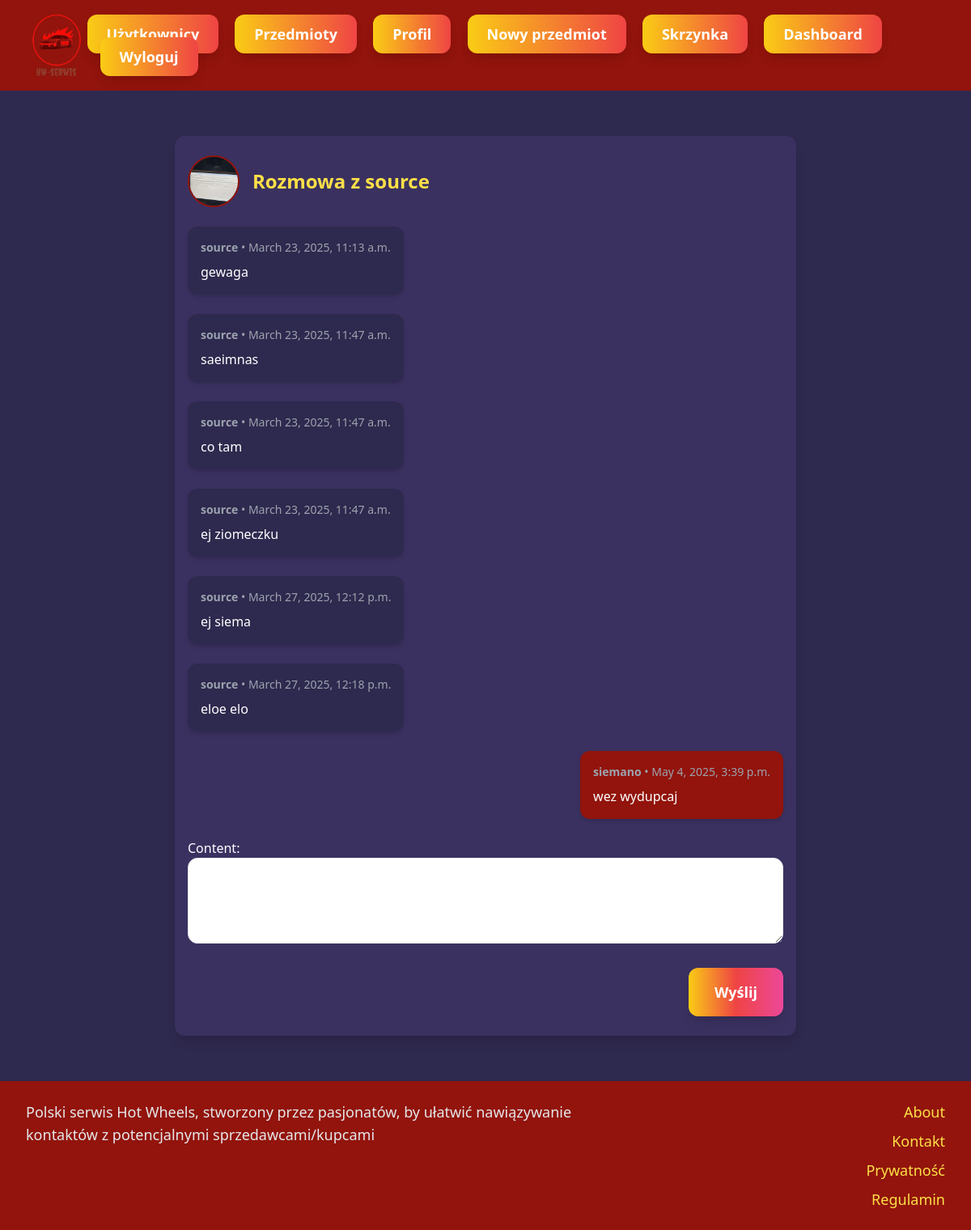
The page /inbox/4/ (signed in) on the database its author committed.
### user/models.py (models this page shows, shortened)
class Profile(models.Model):
    user = models.OneToOneField(User, on_delete=models.CASCADE)
    avatar = models.ImageField(upload_to='avatars/', default='avatars/default.jpg')
    bio = models.TextField(max_length=500, blank=True)

### conversation/models.py (models this page shows)
class ConversationMessage(models.Model):
    conversation = models.ForeignKey(Conversation, related_name='messages', on_delete=models.CASCADE)
    content = models.TextField()
    created_at = models.DateTimeField(auto_now_add=True)
    created_by = models.ForeignKey(User,related_name='created_messages', on_delete=models.CASCADE)

### conversation/views.py (the view)
# urls.py: path('<int:pk>/', views.detail, name='detail'),
@login_required
def detail(request,pk):
    conversation = Conversation.objects.filter(members__in=[request.user.id]).get(pk=pk)
    if request.method =='POST':
        form = ConversationMessageForm(request.POST)
        if form.is_valid():
            conversation_message = form.save(commit=False)
            conversation_message.conversation = conversation
            conversation_message.created_by = request.user
            conversation_message.save()
            conversation.save()
            return redirect('conversation:detail', pk=pk)
    else:
        form = ConversationMessageForm()
    return render(request, 'conversation/detail.html', {'conversation': conversation, 'form': form})

### conversation/forms.py
class ConversationMessageForm(forms.ModelForm):
    class Meta:
        model = ConversationMessage
        fields = ['content']
        widgets = {
            'content': forms.Textarea(attrs={
                'rows': 3, 'class': 'w-full py-4 px-6 rounded-xl border'}),
        }

### conversation/templates/conversation/detail.html (shortened to what this page needs)
{% extends 'core/base.html' %}
{% block content %}
<div class="max-w-3xl mx-auto my-8 space-y-6 bg-[#3A3160] px-4 py-6 rounded-xl shadow-lg">
  <div class="flex items-center space-x-4">
    {% for member in conversation.members.all %}
      {% if member != request.user %}
      <img src="{{ member.profile.avatar.url }}" alt="Avatar" class="w-16 h-16 rounded-full object-cover border-2 border-[#92140C]">
      <h2 class="text-2xl font-bold text-yellow-300">Rozmowa z {{ member.username }}</h2>
      {% endif %}
    {% endfor %}
  </div>
  <div class="space-y-6 ">
    {% for message in conversation.messages.all %}
        <div class="flex {% if message.created_by == request.user %}justify-end{% else %}justify-start{% endif %}">
            <div class="{% if message.created_by == request.user %}bg-[#92140C]{% else %}bg-[#2E294E]{% endif %} text-white p-4 rounded-xl max-w-lg shadow-md">
                <p class="mb-2 text-sm text-gray-400">
                    <strong>{{ message.created_by.username }}</strong> • {{ message.created_at }}
                </p>
                <p>{{ message.content }}</p>
            </div>
        </div>
    {% endfor %}
</div>
  <form method="post" action="." class="space-y-6">
    <div>
      {{ form.content.label_tag }}
      {{ form.content }}
    </div>
    <div class="text-right">
      <button type="submit" class="px-8 py-4 text-lg font-extrabold text-white rounded-xl bg-gradient-to-r from-yellow-400 via-red-500 to-pink-500 hover:bg-right transition-all duration-500 shadow-lg">Wyślij</button>
    </div>
  </form>
</div>
{% endblock %}

### rows shown on the page
ConversationMessage: created_by.username "source", created_at "March 23, 2025, 11:13 a.m.", content "gewaga"
ConversationMessage: created_by.username "source", created_at "March 23, 2025, 11:47 a.m.", content "saeimnas"
ConversationMessage: created_by.username "source", created_at "March 23, 2025, 11:47 a.m.", content "co tam"
ConversationMessage: created_by.username "source", created_at "March 23, 2025, 11:47 a.m.", content "ej ziomeczku"
ConversationMessage: created_by.username "source", created_at "March 27, 2025, 12:12 p.m.", content "ej siema"
ConversationMessage: created_by.username "source", created_at "March 27, 2025, 12:18 p.m.", content "eloe elo"
ConversationMessage: created_by.username "siemano", created_at "May 4, 2025, 3:39 p.m.", content "wez wydupcaj"

### other values the page prints
{{ member.username }} "source"
